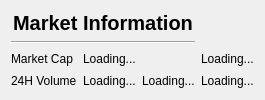
      <widget class="QWidget" name="tab_6">
       <attribute name="title">
        <string>Market</string>
       </attribute>
       <layout class="QGridLayout" name="gridLayout_5">
        <item row="11" column="0" colspan="3">
         <widget class="QLabel" name="label_24">
          <property name="font">
           <font>
            <pointsize>15</pointsize>
           </font>
          </property>
          <property name="text">
           <string>&lt;html&gt;&lt;head/&gt;&lt;body&gt;&lt;p align=&quot;center&quot;&gt;&lt;span style=&quot; font-weight:600;&quot;&gt;Market Information&lt;/span&gt;&lt;/p&gt;&lt;/body&gt;&lt;/html&gt;</string>
          </property>
         </widget>
        </item>
        <item row="12" column="0" colspan="3">
         <widget class="Line" name="line_5">
          <property name="orientation">
           <enum>Qt::Horizontal</enum>
          </property>
         </widget>
        </item>
        <item row="13" column="0">
         <widget class="QLabel" name="label_31">
          <property name="text">
           <string>Market Cap</string>
          </property>
         </widget>
        </item>
        <item row="13" column="1">
         <widget class="QLabel" name="marketcap">
          <property name="text">
           <string>Loading...</string>
          </property>
         </widget>
        </item>
        <item row="13" column="2">
         <widget class="QLabel" name="marketcapLocal">
          <property name="text">
           <string/>
          </property>
         </widget>
        </item>
        <item row="13" column="3">
         <widget class="QLabel" name="marketcapBTC">
          <property name="text">
           <string>Loading...</string>
          </property>
         </widget>
        </item>
        <item row="14" column="0">
         <widget class="QLabel" name="volumeLabel">
          <property name="text">
           <string>24H Volume</string>
          </property>
         </widget>
        </item>
        <item row="14" column="1">
         <widget class="QLabel" name="volume">
          <property name="text">
           <string>Loading...</string>
          </property>
         </widget>
        </item>
        <item row="14" column="2">
         <widget class="QLabel" name="volumeLocal">
          <property name="text">
           <string>Loading...</string>
          </property>
         </widget>
        </item>
        <item row="14" column="3">
         <widget class="QLabel" name="volumeBTC">
          <property name="text">
           <string>Loading...</string>
          </property>
         </widget>
        </item>
       </layout>
      </widget>
